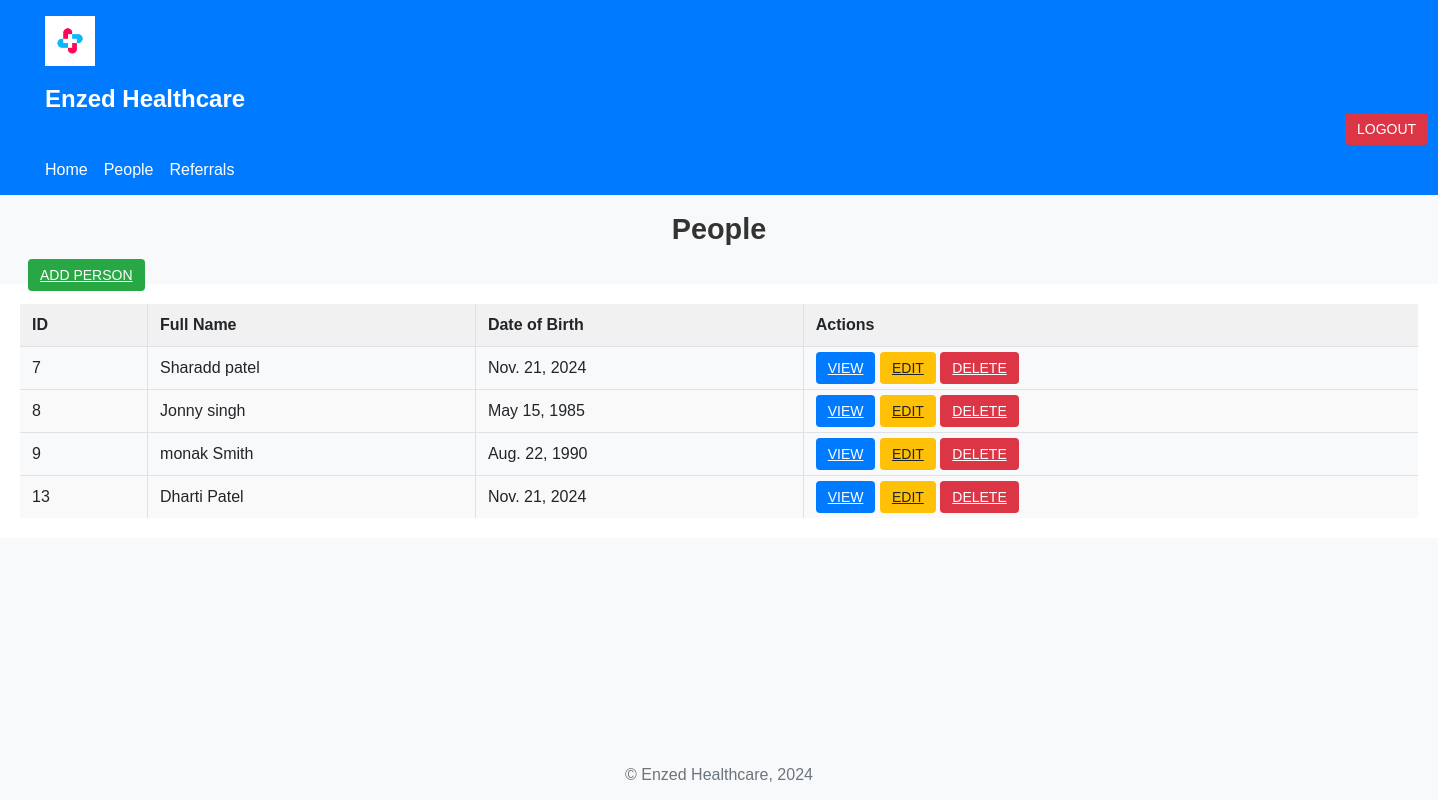
Page /people/ (signed in) on the committed database.
### referral_system/models.py (models this page shows, shortened)
class Person(models.Model):
    first_name = models.CharField(max_length=50)
    last_name = models.CharField(max_length=50)
    phone_number = models.CharField(max_length=15)
    date_of_birth = models.DateField()

### referral_system/views.py (the view)
# urls.py: path('people/', views.person_list, name='person_list'),
@login_required
def person_list(request):
    people = Person.objects.all()
    return render(request, "referral_system/person_list.html", {"people": people})

### referral_system/templates/referral_system/person_list.html (shortened to what this page needs)
{% extends "referral_system/base.html" %}
{% block content %}
<div class="main mt-4">
    <br><h2>People</h2>
    <a href="{% url 'person_add' %}" class="btn btn-success btn-spacing">Add Person</a>
    <table class="table table-bordered">
        <thead class="table-light">
            <tr>
                <th>ID</th>
                <th>Full Name</th>
                <th>Date of Birth</th>
                <th>Actions</th>
            </tr>
        </thead>
        <tbody>
            {% for person in people %}
            <tr>
                <td>{{ person.id }}</td>
                <td>{{ person.first_name }} {{ person.last_name }}</td>
                <td>{{ person.date_of_birth }}</td>
                <td>
                    <a href="{% url 'person_detail' person.id %}" class="btn btn-primary btn-sm">View</a>
                    <a href="{% url 'person_edit' person.id %}" class="btn btn-warning btn-sm">Edit</a>
                    <a href="{% url 'person_delete' person.id %}" class="btn btn-danger btn-sm">Delete</a>
                </td>
            </tr>
            {% empty %}
            <tr>
                <td colspan="4" class="text-center">No people found.</td>
            </tr>
            {% endfor %}
        </tbody>
    </table>
</div>
{% endblock %}

### referral_system/templates/referral_system/base.html (shortened to what this page needs)
{% load static %}
<!DOCTYPE html>
<html lang="en">
<head>
    <link rel="stylesheet" href="{% static 'referral_system/style.css' %}">
</head>
<body>
    <header>
        <div class="header">
            <div>
                <img src="{% static 'referral_system/logo.jpg' %}" alt="Logo">
                <h1>Enzed Healthcare</h1>
            </div>
            <div>
                {% if user.is_authenticated %}
                    <form method="post" action="{% url 'logout' %}">
                        <button type="submit" class="btn btn-danger btn-sm">Logout</button>
                    </form>
                {% else %}
                    <a href="{% url 'login' %}" class="btn btn-light btn-sm">Admin Login</a>
                {% endif %}
            </div>
        </div>
        <div class="nav">
            <nav>
                <ul>
                    <li><a href="{% url 'home' %}">Home</a></li>
                    <li><a href="{% url 'person_list' %}">People</a></li>
                    <li><a href="{% url 'referral_list' %}">Referrals</a></li>
                </ul>
            </nav>
        </div>
    </header>
    <main class="footer">
        {% block content %}{% endblock %}
    </main>
    <footer>
        <p>&copy; Enzed Healthcare, 2024</p>
    </footer>
</body>
</html>

### referral_system/static/referral_system/style.css (style rules this page uses)
* { margin: 0; padding: 0; box-sizing: border-box; }
header { background-color: #007bff; color: #fff; padding: 1rem 45px; }
header img { height: 50px; margin-bottom: 15px; margin-right: 1rem; }
header h1 { font-size: 1.5rem; margin: 0; }
header .btn-danger { background-color: #dc3545; color: #fff; margin-left: 1300px; }
body { font-family: Arial, sans-serif; background-color: #f8f9fa; margin: 0; padding: 0; color: #212529; display: flex; flex-direction: column; min-height: 100vh; }
h2, .login-container h2 { color: #333333; margin-bottom: 20px; }
h2 { font-size: 1.8rem; text-align: center; }
.btn { border: none; border-radius: 4px; font-size: 14px; padding: 8px 12px; text-transform: uppercase; transition: all 0.3s ease; }
.btn-success { background-color: #28a745; color: white; margin-left: 28px; }
.btn-primary { background-color: #007bff; color: white; }
.btn-warning { background-color: #ffc107; color: #212529; }
.btn-danger { background-color: #dc3545; color: white; }
.table { width: 100%; border-collapse: collapse; margin-bottom: 1rem; }
.table-bordered { border: 20px solid #ffffff; }
.table th, .table td { padding: 12px; text-align: left; border: 1px solid #dee2e6; vertical-align: middle; }
.table thead { background-color: #f1f1f1; }
.table-light { background-color: #f8f9fa; }
.table tbody tr:nth-child(even) { background-color: #f9f9f9; }
footer { background-color: #f8f9fa; text-align: center; padding: 1rem 0; margin-top: auto; }
footer p { margin: 0; color: #6c757d; }
nav { margin-top: 1rem; }
nav ul { list-style: none; display: flex; padding-left: 0; }
nav li { margin-right: 1rem; }
nav a { color: #fff; text-decoration: none; font-size: 1rem; }

### rows in the picture
Person: id "7", first_name "Sharadd", last_name "patel", date_of_birth "Nov. 21, 2024"
Person: id "8", first_name "Jonny", last_name "singh", date_of_birth "May 15, 1985"
Person: id "9", first_name "monak", last_name "Smith", date_of_birth "Aug. 22, 1990"
Person: id "13", first_name "Dharti", last_name "Patel", date_of_birth "Nov. 21, 2024"
